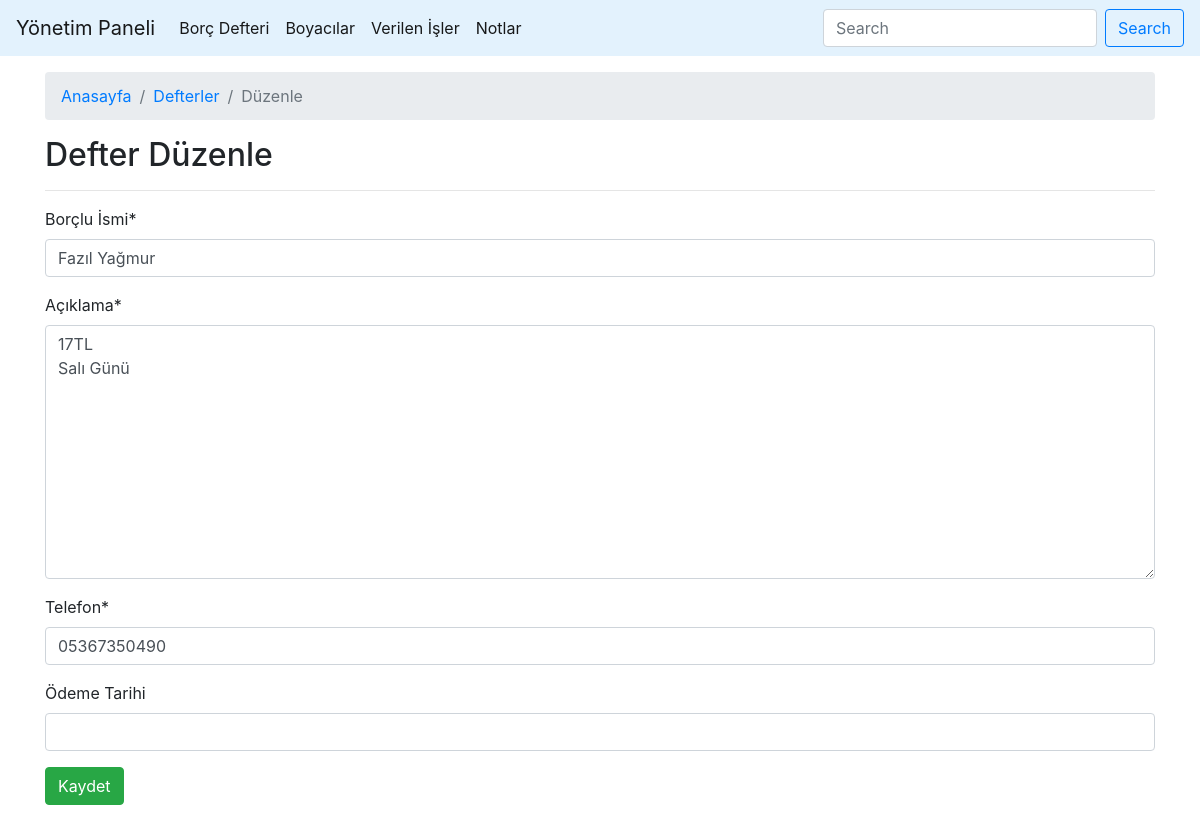
The app's page /defter/12/duzenle/ with its own data.
### boya/models.py (models this page shows, shortened)
class BorcDefteri(models.Model):
    borclu_isim = models.CharField(max_length=100, verbose_name="Borçlu İsmi")
    borclu_telefon = models.CharField(max_length=11, verbose_name="Telefon")
    borclu_aciklama = models.TextField(verbose_name="Açıklama")
    borc_baslangic = models.DateTimeField(auto_now_add=True)
    borc_son_odeme = models.DateTimeField(blank=True, null=True, verbose_name="Ödeme Tarihi")
    class Meta:
        verbose_name = "Borç Defteri"
        verbose_name_plural = "Borç Defteri"

### boya/views.py (the view)
# urls.py: path('defter/<id>/duzenle/', views.borc_defteri_duzenle, name="defter_duzenle"),
def borc_defteri_duzenle(request, id):
    defter = BorcDefteri.objects.get(id=id)
    if request.method == "POST":
        forms = DefterEkleForm(request.POST, instance=defter)
        if forms.is_valid():
            forms.save()
            return redirect("defter")
    else:
        forms = DefterEkleForm(instance=defter)
    return render(request, 'borc_defteri_duzenle.html', {'forms':forms})

### boya/forms.py
class DefterEkleForm(forms.ModelForm):
    class Meta:
        model = BorcDefteri
        fields = ('borclu_isim', 'borclu_aciklama', 'borclu_telefon', 'borc_son_odeme',)

### templates/borc_defteri_duzenle.html (shortened to what this page needs)
{% extends "base.html" %}
{% load crispy_forms_tags %}
{% block content %}
<div class="container mt-3">
    <nav aria-label="breadcrumb">
        <ol class="breadcrumb">
          <li class="breadcrumb-item"><a href="/">Anasayfa</a></li>
          <li class="breadcrumb-item"><a href="{% url 'defter' %}">Defterler</a></li>
          <li class="breadcrumb-item active" aria-current="page">Düzenle</li>
        </ol>
    </nav>
    <h2>Defter Düzenle</h2>
    <hr>
    <form method="post" novalidate>
        {{forms|crispy}}
        <button type="submit" class="btn btn-success">Kaydet</button>
    </form>
</div>
{% endblock content %}

### records on screen
BorcDefteri: borclu_isim "Fazıl Yağmur", borclu_aciklama "17TL Salı Günü", borclu_telefon "05367350490"
